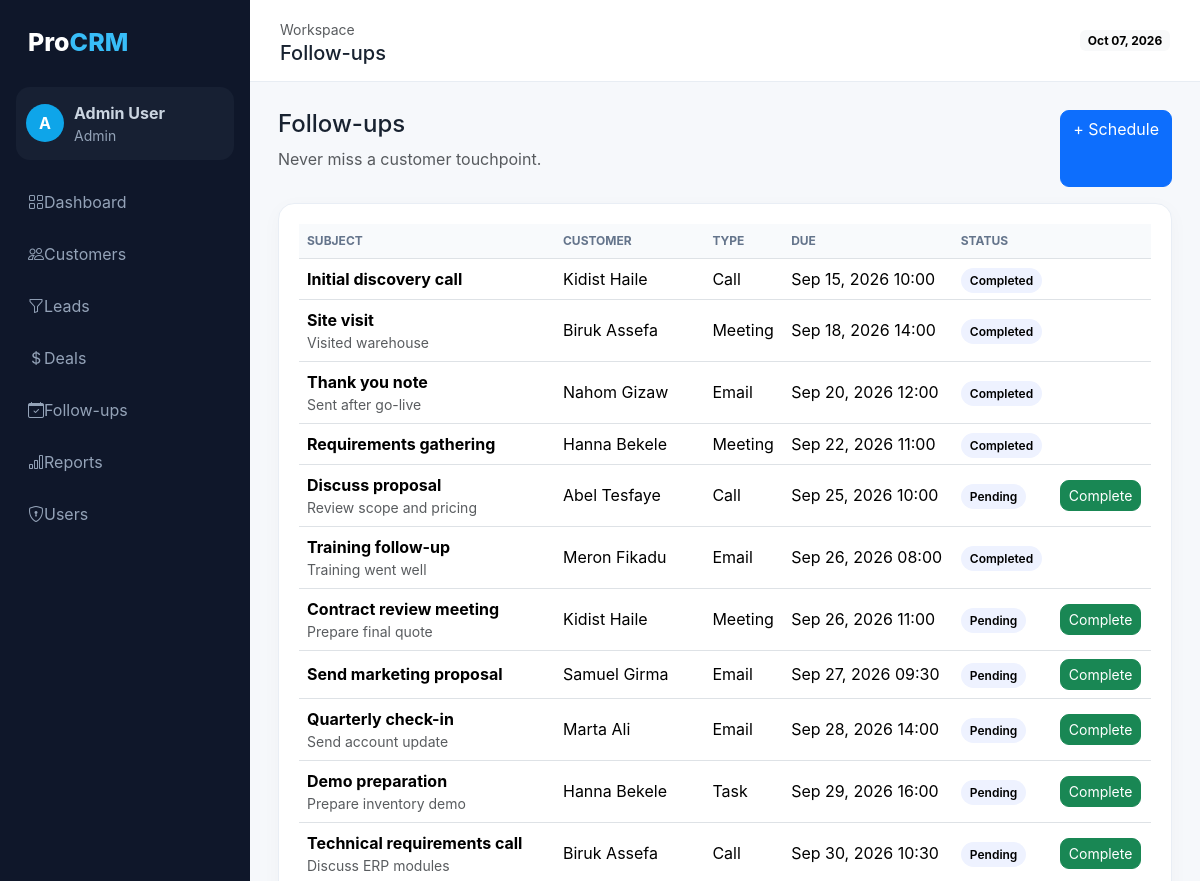
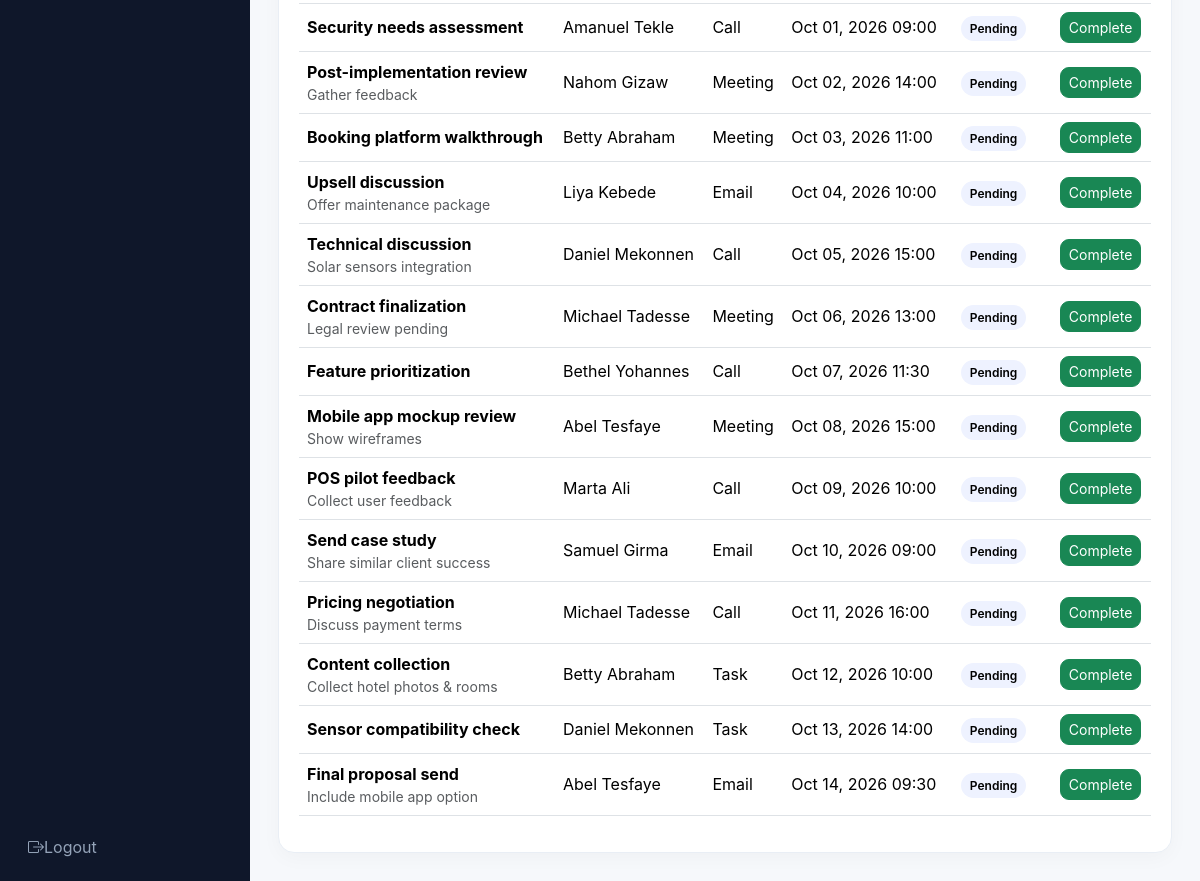
/followups/index.php (signed in), run on the app's committed database (2 pictures, top to bottom).
### tables this page shows
CREATE TABLE followups(
  id INT AUTO_INCREMENT PRIMARY KEY,
  customer_id INT NOT NULL,
  subject VARCHAR(180) NOT NULL,
  type ENUM('call','email','meeting','task') DEFAULT 'call',
  due_at DATETIME NOT NULL,
  status ENUM('pending','completed','cancelled') DEFAULT 'pending',
  completed_at DATETIME NULL,
  notes TEXT,
  owner_id INT NULL,
  created_at TIMESTAMP DEFAULT CURRENT_TIMESTAMP,
  FOREIGN KEY(customer_id) REFERENCES customers(id) ON DELETE CASCADE,
  FOREIGN KEY(owner_id) REFERENCES users(id) ON DELETE SET NULL
);

CREATE TABLE customers(
  id INT AUTO_INCREMENT PRIMARY KEY,
  name VARCHAR(150) NOT NULL,
  email VARCHAR(190),
  phone VARCHAR(50),
  company VARCHAR(150),
  status ENUM('active','inactive','vip') DEFAULT 'active',
  industry VARCHAR(100),
  address VARCHAR(255),
  notes TEXT,
  created_at TIMESTAMP DEFAULT CURRENT_TIMESTAMP
);

### config/auth.php (called while the page is built, shortened)
<?php
function e($v){return htmlspecialchars((string)$v,ENT_QUOTES,'UTF-8');}
?>

### followups/index.php (the view)
<?php require_once '../config/auth.php';$page_title='Follow-ups';$base='../';$rows=$pdo->query("SELECT f.*,c.name customer FROM followups f JOIN customers c ON c.id=f.customer_id ORDER BY f.due_at ASC")->fetchAll();include '../partials/header.php';?><div class="d-flex justify-content-between mb-3"><div><h4>Follow-ups</h4><p class="text-muted">Never miss a customer touchpoint.</p></div><a class="btn btn-primary" href="form.php">+ Schedule</a></div><div class="cardx table-responsive"><table class="table"><thead><tr><th>Subject</th><th>Customer</th><th>Type</th><th>Due</th><th>Status</th><th></th></tr></thead><tbody><?php foreach($rows as $r):?><tr><td><b><?=e($r['subject'])?></b><div class="small text-muted"><?=e($r['notes'])?></div></td><td><?=e($r['customer'])?></td><td><?=e(ucfirst($r['type']))?></td><td><?=date('M d, Y H:i',strtotime($r['due_at']))?></td><td><span class="status"><?=e(ucfirst($r['status']))?></span></td><td><?php if($r['status']=='pending'):?><a class="btn btn-sm btn-success" href="complete.php?id=<?=$r['id']?>">Complete</a><?php endif;?></td></tr><?php endforeach;?></tbody></table></div><?php include '../partials/footer.php';?>

### assets/css/style.css (style rules this page uses)
body { font-family:Inter,system-ui;background:#f6f8fb;color:#182230 }
.cardx { background:#fff;border:1px solid #e9eef5;border-radius:16px;padding:20px;box-shadow:0 5px 20px #0f172a08 }
.table thead th { font-size:12px;text-transform:uppercase;color:#64748b;background:#f8fafc }
.table td { vertical-align:middle }
.status { padding:5px 9px;border-radius:20px;font-size:12px;font-weight:600;background:#eef2ff }
.btn { border-radius:9px }

### data on the page
followups: subject "Initial discovery call", customer.name "Kidist Haile", type "Call", due_at "Sep 15, 2026 10:00", status "Completed"
followups: subject "Site visit", notes "Visited warehouse", customer.name "Biruk Assefa", type "Meeting", due_at "Sep 18, 2026 14:00", status "Completed"
followups: subject "Thank you note", notes "Sent after go-live", customer.name "Nahom Gizaw", type "Email", due_at "Sep 20, 2026 12:00", status "Completed"
followups: subject "Requirements gathering", customer.name "Hanna Bekele", type "Meeting", due_at "Sep 22, 2026 11:00", status "Completed"
followups: subject "Discuss proposal", notes "Review scope and pricing", customer.name "Abel Tesfaye", type "Call", due_at "Sep 25, 2026 10:00", status "Pending"
followups: subject "Training follow-up", notes "Training went well", customer.name "Meron Fikadu", type "Email", due_at "Sep 26, 2026 08:00", status "Completed"
followups: subject "Contract review meeting", notes "Prepare final quote", customer.name "Kidist Haile", type "Meeting", due_at "Sep 26, 2026 11:00", status "Pending"
followups: subject "Send marketing proposal", customer.name "Samuel Girma", type "Email", due_at "Sep 27, 2026 09:30", status "Pending"
followups: subject "Quarterly check-in", notes "Send account update", customer.name "Marta Ali", type "Email", due_at "Sep 28, 2026 14:00", status "Pending"
followups: subject "Demo preparation", notes "Prepare inventory demo", customer.name "Hanna Bekele", type "Task", due_at "Sep 29, 2026 16:00", status "Pending"
followups: subject "Technical requirements call", notes "Discuss ERP modules", customer.name "Biruk Assefa", type "Call", due_at "Sep 30, 2026 10:30", status "Pending"
followups: subject "Security needs assessment", customer.name "Amanuel Tekle", type "Call", due_at "Oct 01, 2026 09:00", status "Pending"
followups: subject "Post-implementation review", notes "Gather feedback", customer.name "Nahom Gizaw", type "Meeting", due_at "Oct 02, 2026 14:00", status "Pending"
followups: subject "Booking platform walkthrough", customer.name "Betty Abraham", type "Meeting", due_at "Oct 03, 2026 11:00", status "Pending"
followups: subject "Upsell discussion", notes "Offer maintenance package", customer.name "Liya Kebede", type "Email", due_at "Oct 04, 2026 10:00", status "Pending"
followups: subject "Technical discussion", notes "Solar sensors integration", customer.name "Daniel Mekonnen", type "Call", due_at "Oct 05, 2026 15:00", status "Pending"
followups: subject "Contract finalization", notes "Legal review pending", customer.name "Michael Tadesse", type "Meeting", due_at "Oct 06, 2026 13:00", status "Pending"
followups: subject "Feature prioritization", customer.name "Bethel Yohannes", type "Call", due_at "Oct 07, 2026 11:30", status "Pending"
followups: subject "Mobile app mockup review", notes "Show wireframes", customer.name "Abel Tesfaye", type "Meeting", due_at "Oct 08, 2026 15:00", status "Pending"
followups: subject "POS pilot feedback", notes "Collect user feedback", customer.name "Marta Ali", type "Call", due_at "Oct 09, 2026 10:00", status "Pending"
followups: subject "Send case study", notes "Share similar client success", customer.name "Samuel Girma", type "Email", due_at "Oct 10, 2026 09:00", status "Pending"
followups: subject "Pricing negotiation", notes "Discuss payment terms", customer.name "Michael Tadesse", type "Call", due_at "Oct 11, 2026 16:00", status "Pending"
followups: subject "Content collection", notes "Collect hotel photos & rooms", customer.name "Betty Abraham", type "Task", due_at "Oct 12, 2026 10:00", status "Pending"
followups: subject "Sensor compatibility check", customer.name "Daniel Mekonnen", type "Task", due_at "Oct 13, 2026 14:00", status "Pending"
followups: subject "Final proposal send", notes "Include mobile app option", customer.name "Abel Tesfaye", type "Email", due_at "Oct 14, 2026 09:30", status "Pending"

### other printed values
substr($_SESSION['name'],0,1) "A"
$_SESSION['name'] "Admin User"
$_SESSION['role'] "Admin"
$page_title "Follow-ups"
